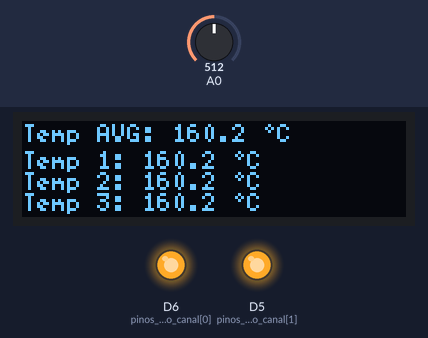
The sketch below on a simulated ESP8266 (NodeMCU). Parts: 128×32 one-colour display, output pins drawn as LEDs (lit = HIGH). Inputs (shaded band) come from the test bench; at power-on: A0 = 512. What the sketch prints to the serial monitor is not drawn.

Above: at 1.2 s.
1.3 s: A0 set to 716
At 2.7 s:
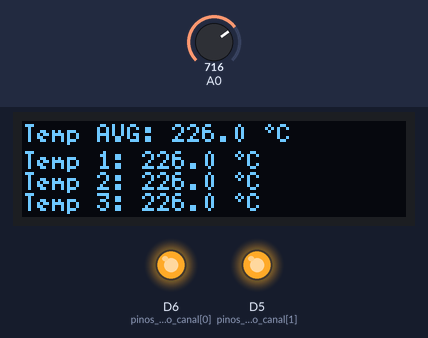
3.5 s: A0 set to 900
At 5.2 s:
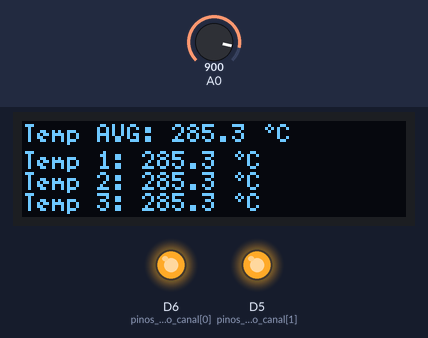
5.5 s: A0 set to 1023
At 6.5 s:
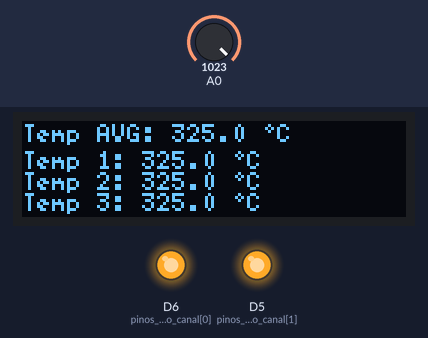
Timing chart, 0 to 8.5 s (numbered marks = the images above; inputs shaded):
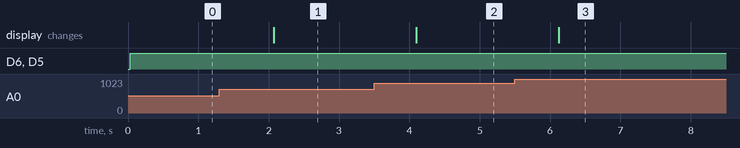

Measured:
- after the input at 1.3 s, the display: changes after 0.77 s (image 1)
- after the input at 3.5 s, the display: changes after 0.60 s (image 2)
- after the input at 5.5 s, the display: changes after 0.62 s (image 3)

The sketch:

SENSORES_TEMP.ino
```cpp
#include <U8g2lib.h> // Biblioteca para utilizaçao do I2C
#include <Wire.h>    // Biblioteca para utilizaçao do I2C
#include <ESP8266WiFi.h> //Biblioteca que contém as funcionalidades de Wi-Fi
#include <ESP8266WebServer.h> //Biblioteca que permite a criação de um servidor HTTP via página web;

const char* ssid = "NodeMCU - Teste AP"; // Nome da rede Access Point (Semelhante a um roteador)
const char* password = "Teste123"; //Senha da rede Access Point

const int SENSOR_TEMP[] = { 0, 0, 2, 3 };// CRIA UM ARRAY QUE DEFINE CADA PORTA DO SENSOR[1], SENSOR[2], SENSOR[3], IGNORANDO O 0 PARA FINS DE SIMPLIFICAÇAO.
const int pinos_selecao_canal[] = {D6, D5}; // vetor representa os pinos de seleção do canal no multiplexador.

float temp[4], valor_analog[4];// VARIAVEIS GLOBAIS PARA FAZER OS CALCULOS DE TEMPERATURA

U8G2_SSD1306_128X32_UNIVISION_F_HW_I2C displayLED(U8G2_R0, U8X8_PIN_NONE); // Display OLED 128x32 I2C

ESP8266WebServer server(80); //Instanciação do servidor web na porta padrão HTTP (porta 80);

String sensor_avg = ""; //String vazia para receber os valores de "contador" e posteriormente enviá-los à página via HTTP
String sensor_1 = "";
String sensor_2 = "";
String sensor_3 = "";

void ativa_porta_analog(int porta) // Esta função abre a porta do multiplexador que desejamos. E definimos as constantes no inicio do programa
{
  if(porta == SENSOR_TEMP[1]) // De acordo com a tabela de portas do 74HC4052, a porta 0 (pot) é aberta com o pino A = 0 e o pino B = 0.
  {
      digitalWrite(pinos_selecao_canal[0], 0);
      digitalWrite(pinos_selecao_canal[1], 0);
  }
  else if(porta == SENSOR_TEMP[2]) // De acordo com a tabela de portas do 74HC4052, a porta 2 (pot_2) é aberta com o pino A = 0 e o pino B = 1.
  {
      digitalWrite(pinos_selecao_canal[0], 0);
      digitalWrite(pinos_selecao_canal[1], 1);

  }
  else // De acordo com a tabela de portas do 74HC4052, a porta 3 (ldr) é aberta com o pino A = 1 e o pino B = 1.
  {
      digitalWrite(pinos_selecao_canal[0], 1);
      digitalWrite(pinos_selecao_canal[1], 1);
  }
}

void calcular_temp()
{
  float soma = 0;
  for (int i = 1; i <= 3; i++)
  {
    ativa_porta_analog(SENSOR_TEMP[i]);
    valor_analog[i] = analogRead(A0);
    temp[i] = ((100.0 * valor_analog[i] * 3.3)/(float)1023)-5; // (-5) PARA FICAR MAIS PRÓXIMO A TEMPERATURA AMBIENTAL REAL
    soma += temp[i];
  }
  temp[0] = soma/3;
}

void display_print()
{
  displayLED.clearBuffer();
  for (int j = 0; j <= 3; j++)
  {
    if (j == 0) {displayLED.setCursor(0, 7); displayLED.print("Temp AVG"); }
    if (j == 1) {displayLED.setCursor(0, 16); }
    if (j == 2) {displayLED.setCursor(0, 23); }
    if (j == 3) {displayLED.setCursor(0, 30); }
    if (j > 0 && j <= 3) {displayLED.print("Temp "); displayLED.print(j); }
    displayLED.print(": ");
    displayLED.print(temp[j], 1);
    displayLED.print(" ");
    displayLED.write(0xB0); // Imprime o símbolo de grau
    displayLED.print("C");
  }
  displayLED.sendBuffer();
}

void paginaPrincipal()
{
  String pagina = R"rawliteral(
    <!DOCTYPE html>
    <html>
    <head>
      <meta charset='UTF-8'>
      <meta name='viewport' content='width=device-width, initial-scale=1.0'>
      <title>NodeMCU - Access Point</title>
      <style>
        body {
          font-family: Arial, sans-serif;
          text-align: center;
          padding: 20px;
        }
        .caixa {
          border: 2px solid #333;
          border-radius: 10px;
          padding: 16px;
          width: 300px;
          margin: 0 auto 20px auto;
        }
        .linha {
          margin: 10px 0;
          font-size: 1.2em;
        }
        h2 {
          color: #004F92;
          margin: 0;
        }
      </style>

      <script>
        function atualizarDados() {
          fetch('/dados')
            .then(response => response.json())
            .then(data => {
              document.getElementById('sensor_avg').textContent = data.valorCont;
              document.getElementById('sensor_1').textContent = data.s1;
              document.getElementById('sensor_2').textContent = data.s2;
              document.getElementById('sensor_3').textContent = data.s3;
            });
        }
        setInterval(atualizarDados, 500);
        window.onload = atualizarDados;
      </script>

    </head>
    <body>
      <div class="caixa">
        <h2>Código Teste - Envio de Dados (NodeMCU para o servidor)</h2>
      </div>
      <div class="caixa">
        <div class="linha"><strong>Sensor AVG:</strong> <span id="sensor_avg">---</span></div>
        <div class="linha"><strong>Sensor 1:</strong> <span id="sensor_1">---</span></div>
        <div class="linha"><strong>Sensor 2:</strong> <span id="sensor_2">---</span></div>
        <div class="linha"><strong>Sensor 3:</strong> <span id="sensor_3">---</span></div>
      </div>
    </body>
    </html>
  )rawliteral";

  server.send(200, "text/html", pagina);
}

void setup()
{
  Serial.begin(9600);

  displayLED.begin(); // inicializa display
  displayLED.setPowerSave(0); // desativa economia de energia
  displayLED.setFont(u8g2_font_5x7_tf);

  IPAddress local_ip(192, 168, 10, 1); // Endereço IP local do Access Point
  IPAddress gateway(192, 168, 10, 1);  // Mesmo IP se o ESP for o "roteador"
  IPAddress subnet(255, 255, 255, 0);  // Máscara padrão

  WiFi.softAPConfig(local_ip, gateway, subnet); // Configura o endereçamento da rede Wi-Fi do Access Point com as informações citadas anteriormente
  WiFi.softAP(ssid, password); // Cria a rede Wi-Fi do Access Point com os dados "ssid" (nome da rede) e "password" (senha da rede)
  Serial.println("IP do AP: " + WiFi.softAPIP().toString()); // Imprime na Serial o endereço IP configurado

  server.on("/dados", []()
  { // Define uma rota HTTP para responder à requisição GET da função de JavaScript "atualizarDados()" declarada acima
    String json = "{"; // Definição da String que armazena o conteúdo do objeto JSON, e inicialização da mesma com "{"
    json += "\"valorCont\":\"" + sensor_avg + "\","; // Forma o par de chave "\"valorCont\":\"" com o valor da variável "ultimoValor"
    json += "\"s1\":\"" + sensor_1 + "\",";
    json += "\"s2\":\"" + sensor_2 + "\",";
    json += "\"s3\":\"" + sensor_3 + "\"";
    json += "}"; // Termina o objeto JSON com "}"
    server.send(200, "application/json", json);
  });
  server.on("/", paginaPrincipal); // Inicializa, na rota padrão da página (ou seja, http://192.168.10.1/), todo o conteúdo encontrado na string "pagina" que está declarada na função "paginaPrincipal"
  server.begin(); // Inicialização do servidor "server"
  Serial.println("Servidor iniciado");

  pinMode(pinos_selecao_canal[0], OUTPUT); //coloca as portas digitais para controlar os pinos A e B do multiplexador.
  pinMode(pinos_selecao_canal[1], OUTPUT);
}

void loop()
{
  calcular_temp(); // Calcula a temperatura
  display_print(); // Printa no Display

  sensor_avg = String(temp[0], 1); //A cada atualização do valor da variável, converte esse valor em uma String
  sensor_1 = String(temp[1], 1);
  sensor_2 = String(temp[2], 1);
  sensor_3 = String(temp[3], 1);

  server.handleClient();
  delay(1000);  // Aguarda 1 segundo para atualizar o valor da contagem
}
```
